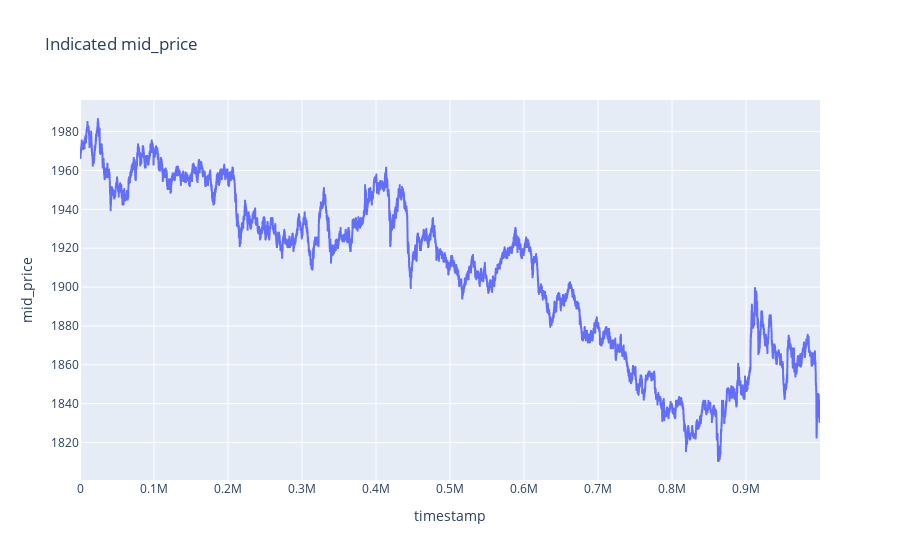

Here is the notebook cell this chart was saved with:
### Code cell
px.line(ink, 'timestamp', 'mid_price', title='Indicated mid_price')

### Figure 1 — Plotly figure (JSON) as saved in the notebook; plotly's stock layout.template omitted (floating-point values rounded to 4 significant figures; data arrays with more than 128 entries replaced by an {"elided": "..."} marker saying what was removed)
{"data": [{"hovertemplate": "timestamp=%{x}<br>mid_price=%{y}<extra></extra>", "legendgroup": "", "line": {"color": "#636efa", "dash": "solid"}, "marker": {"symbol": "circle"}, "mode": "lines", "name": "", "showlegend": false, "type": "scattergl", "x": {"elided": "10000 int values"}, "xaxis": "x", "y": {"elided": "10000 float values"}, "yaxis": "y"}], "layout": {"legend": {"tracegroupgap": 0}, "title": {"text": "Indicated mid_price"}, "xaxis": {"anchor": "y", "domain": [0, 1], "title": {"text": "timestamp"}}, "yaxis": {"anchor": "x", "domain": [0, 1], "title": {"text": "mid_price"}}}}
